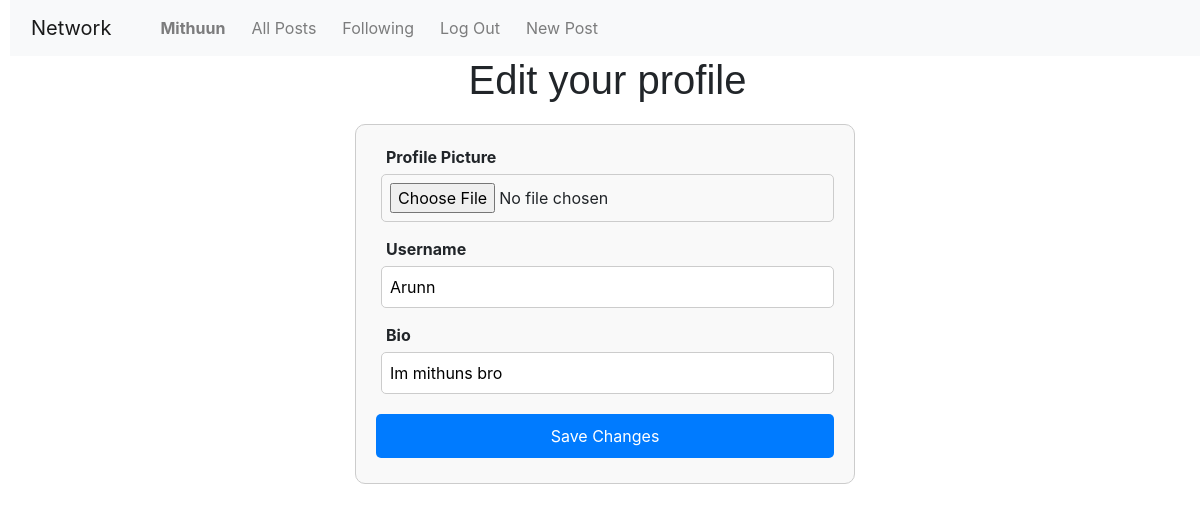
/profile/Arunn/edit (signed in), run on the app's committed database.
### network/models.py (models this page shows, shortened)
class User(AbstractUser):
    bio = models.TextField(max_length=30, blank=True, null=True)
    profile_picture = models.ImageField(upload_to='profile_pictures/', default='profile_pictures/penguin.png', blank=True)

### network/views.py (the view)
# urls.py: path("profile/<str:username>/edit", views.editProfile, name="editProfile"),
@login_required
def editProfile(request, username):
    profile_user = User.objects.get(username=username)
    newProfile_picture = profile_user.profile_picture
    if request.method == "POST" and request.user.username == username:
        newUsername = request.POST["username"]
        newBio = request.POST["bio"]
        if request.FILES.get("profile_picture") != None:
            newProfile_picture =request.FILES.get("profile_picture")
        profile_user.profile_picture = newProfile_picture
        profile_user.username = newUsername
        profile_user.bio = newBio
        profile_user.save()
        login(request, profile_user) #re-login the user after changing username
        return render(request, "network/profile.html", {
            "userName": profile_user.username,
            "bio": profile_user.bio,
            "posts": profile_user.posts.all().order_by("timestamp"),
            "pfp": profile_user.profile_picture,
        })
    else:
        return render(request, "network/editProfile.html", {
            "userName": profile_user.username,
            "bio": profile_user.bio
        })

### network/templates/network/editProfile.html (shortened to what this page needs)
{% extends "network/layout.html" %}
{% load static %}
{% block body %}
    <h1>Edit your profile</h1>
    <form action="{% url 'editProfile' userName %}" method="post" enctype="multipart/form-data">
        <div class="form-group">
            <label id="myLabel">Profile Picture</label>
            <input type="file" name="profile_picture">
        </div>
        <div class="form-group">
            <label for="username">Username</label>
            <input type="text" id="username" name="username" value="{{ userName }}">
        </div>
        <div class="form-group">
            <label for="bio">Bio</label>
            <input type="text" id="bio" name="bio" value="{{ bio }}">
        </div>
        <button type="submit">Save Changes</button>
    </form>
{% endblock %}

### network/templates/network/layout.html (shortened to what this page needs)
{% load static %}
<!DOCTYPE html>
<html lang="en">
    <head>
        <link rel="stylesheet" href="https://stackpath.bootstrapcdn.com/bootstrap/4.4.1/css/bootstrap.min.css">
        <link href="{% static 'network/styles.css' %}" rel="stylesheet">
    </head>
    <body>
        <nav class="navbar navbar-expand-lg navbar-light bg-light">
            <a class="navbar-brand" href="#">Network</a>
            <div>
              <ul class="navbar-nav mr-auto">
                {% if user.is_authenticated %}
                    <li class="nav-item">
                        <a class="nav-link" href="{% url 'profile' user.username %}"><strong>{{ user.username }}</strong></a>
                    </li>
                {% endif %}
                <li class="nav-item">
                  <a class="nav-link" href="{% url 'index' %}">All Posts</a>
                </li>
                {% if user.is_authenticated %}
                    <li class="nav-item">
                        <a class="nav-link" href="#">Following</a>
                    </li>
                    <li class="nav-item">
                        <a class="nav-link" href="{% url 'logout' %}">Log Out</a>
                    </li>
                    <li class="nav-item">
                        <a class="nav-link" href="{% url 'newPost' %}">New Post</a>
                    </li>
                {% endif %}
              </ul>
            </div>
          </nav>
        <div class="body">
            {% block body %}
            {% endblock %}
        </div>
    </body>
</html>

### network/static/network/styles.css (style rules this page uses)
* { margin-left: 5px; }
button { margin: 5px 0; }
button { background-color: #42a2c8; color: white; border: none; border-radius: 12px; padding: 5px 20px; font-size: 16px; cursor: pointer; transition: background-color 0.3s ease; }
.form-group { margin-bottom: 15px; }
.form-group label { display: block; font-weight: bold; margin-bottom: 5px; }
.form-group input { width: 100%; padding: 8px; border: 1px solid #ccc; border-radius: 5px; }

### network/templates/network/editProfile.html (style rules this page uses)
h1 { text-align: center; font-family: Arial, sans-serif; margin-bottom: 20px; }
form { max-width: 500px; margin: 0 auto; padding: 20px; border: 1px solid #ccc; border-radius: 10px; background-color: #f9f9f9; }
button { width: 100%; padding: 10px; background-color: #007BFF; color: white; border: none; border-radius: 5px; font-size: 16px; cursor: pointer; }

### data on the page
User: username "Mithuun"
User: username "Arunn", bio "Im mithuns bro"
